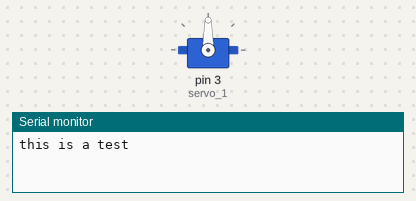
The program below on a simulated Arduino Uno, built with avr-gcc and run on an emulated ATmega328P. Parts: servo, the last lines printed to the serial monitor.

Above: at 0.05 s.
At 2.35 s:
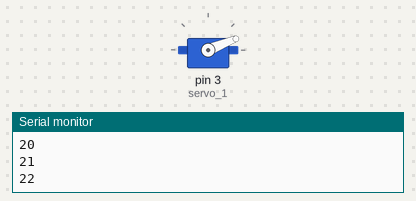
At 3.75 s:
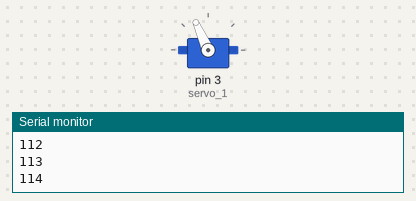
At 7.5 s:
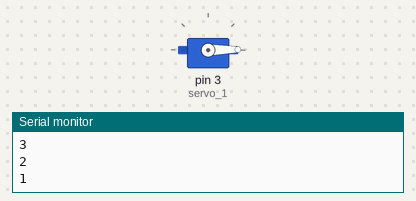
Timing chart, 0 to 9.8 s (numbered marks = the images above):
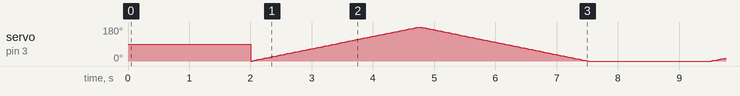

The program:

main.cpp
```cpp
#include <Arduino.h>
#include <Servo.h>

//create servo object to control a servo.
Servo servo_1;

//Initialize variable to store the servo positions with the initial value of ZERO.
int servo1Pos=0;

void setup() {
  //Initialize Serial with baudrate of 9600.
  Serial.begin(9600);
  //Attach Servo object on desired pin# used to pulse degree value.
  servo_1.attach(3);
}

void loop() {
  //Using two for loops to control degree increment and decrement.
  Serial.println("this is a test");
  delay(2000);
  //First for loop works by saying when the Servos Position is = 0° and less than 180° then increment the ServoPosition by 1.
  for (servo1Pos = 0; servo1Pos <=180; servo1Pos += 1) {
    servo_1.write(servo1Pos);
    delay(15);
    //Print the ServoPosition to serial monitor
    Serial.println(servo1Pos);
  }
  //Second for loop works by saying when the Servos Position is = 180° and more than 0° then decrement the ServoPosition by 1.
  for (servo1Pos = 180; servo1Pos >=0; servo1Pos -= 1) {
    servo_1.write(servo1Pos);
    delay(15);
    //Print the ServoPosition to serial monitor
    Serial.println(servo1Pos);
  }
}


/* bool Direction

 if Direction == 0

 servo1Pos = servo1Pos +1


 if Direction == 1

servo1Pos = servo1Pos -1

if servo1Pos => 180
direction =1

 if servo1Pos <= 0
direction =0

servo_1.write(servo1Pos);
*/
```
